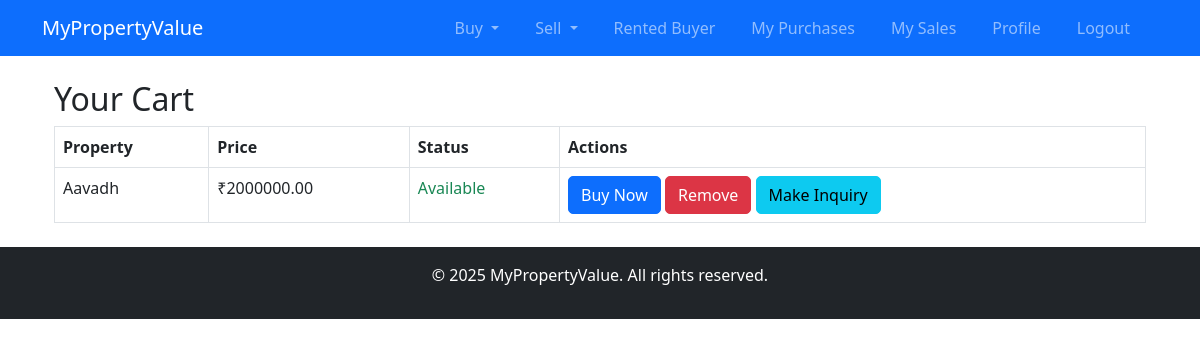
Before: /users/cart/ (signed in) with the older database file.
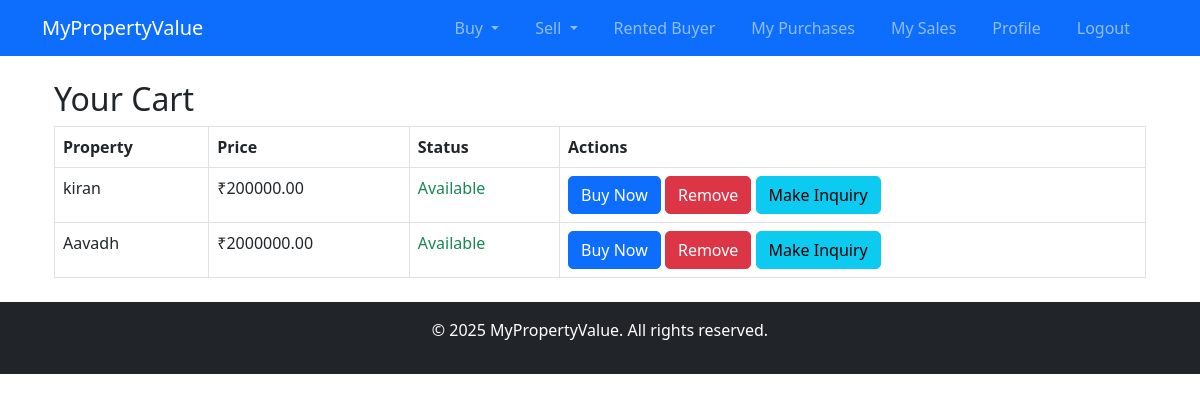
After: the same page with the newer database file.
### users/models.py (models this page shows, shortened)
class Cart(models.Model):
    BUYER_TYPE_CHOICES = [
        ('retailer_buyer', 'Retailer Buyer'),
        ('investor_buyer', 'Investor Buyer'),
        ('rented_buyer', 'Rented Buyer'),
    ]
    user = models.ForeignKey(User, on_delete=models.CASCADE)
    property = models.ForeignKey(Property, on_delete=models.CASCADE)
    buyer_type = models.CharField(max_length=20, choices=BUYER_TYPE_CHOICES, default='retailer_buyer')
    added_at = models.DateTimeField(auto_now_add=True)

class Property(models.Model):
    PROPERTY_TYPES = [
        ('Residential', 'Residential'),
        ('Commercial', 'Commercial'),
    ]
    STATUS_CHOICES = [
        ('Available', 'Available'),
        ('Not Available', 'Not Available'),
    ]
    title = models.CharField(max_length=255)
    image = models.ImageField(upload_to='property_images/', blank=True, null=True)
    description = models.TextField()
    price = models.DecimalField(max_digits=12, decimal_places=2)
    property_type = models.CharField(max_length=20, choices=PROPERTY_TYPES)
    location = models.CharField(max_length=255)
    owner = models.ForeignKey(User, on_delete=models.CASCADE)
    name = models.CharField(max_length=255, default="Unnamed Property") # New status field
    is_sold = models.BooleanField(default=False)
    status = models.CharField(max_length=20, choices=STATUS_CHOICES, default='Available')  # Add this field

### users/views.py (the view, shortened to what this page needs)
# urls.py: path('cart/', views.view_cart, name='view_cart'),
@login_required
def view_cart(request):
    cart_items = Cart.objects.filter(user=request.user)
    return render(request, 'users/cart.html', {'cart_items': cart_items})

### users/templates/users/cart.html (shortened to what this page needs)
{% extends 'base.html' %} {% block content %}
<div class="container">
  <h2>Your Cart</h2>
  {% if cart_items %}
  <table class="table table-bordered">
    <thead>
      <tr>
        <th>Property</th>
        <th>Price</th>
        <th>Status</th>
        <th>Actions</th>
      </tr>
    </thead>
    <tbody>
      {% for cart_item in cart_items %}
      <tr>
        <td>{{ cart_item.property.title }}</td>
        <td>₹{{ cart_item.property.price }}</td>
        <td>
          {% if cart_item.property.status == 'Available' %}
          <span class="text-success">Available</span>
          {% else %}
          <span class="text-danger">Sold</span>
          {% endif %}
        </td>
        <td>
          {% if cart_item.property.status == 'Available' %}
          <a
            href="{% url 'buy_property' cart_item.property.id %}"
            class="btn btn-primary"
            >Buy Now</a
          >
          {% endif %}
          <a
            href="{% url 'remove_from_cart' cart_item.id %}"
            class="btn btn-danger"
            >Remove</a
          >
          <button
            class="btn btn-info"
            data-bs-toggle="modal"
            data-bs-target="#inquiryModal{{ cart_item.property.id }}"
          >
            Make Inquiry
          </button>
        </td>
      </tr>
      {% endfor %}
    </tbody>
  </table>
  {% else %}
  <p>Your cart is empty.</p>
  {% endif %}
</div>
{% endblock %}

Changed rows visible on the page:
added Cart: property "kiran", property.price "200000.00", shows "Available", shows "Buy Now"
